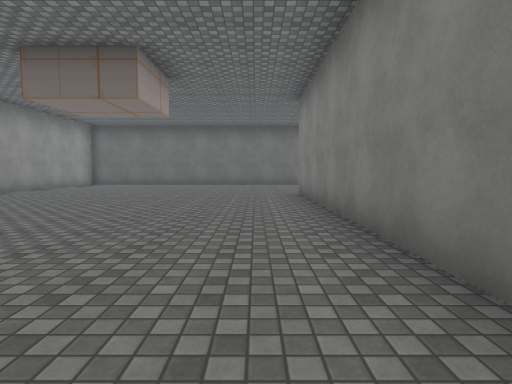
[1] (above)

17 first-person views from a walk through a 3-D level made in the Unity game engine. The camera is 1.3 m above the floor, tilts 4° down and sees 80° across. The floor is counted in squares, 2 m on a side. Each view is taken from the middle of a square. On the plan, view 1 faces up. The plan holds only what a view shows up to about 10 squares ahead; the rest is blank. The place goes on beyond the plan. The player character is not drawn. Some surface patterns are stand-ins.

[2]
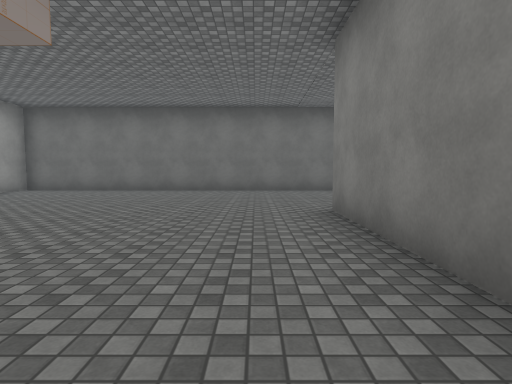

[3]
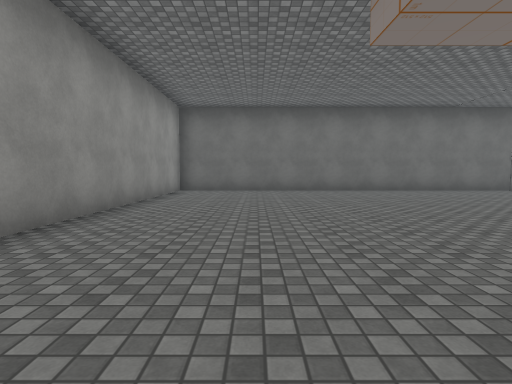

[4]
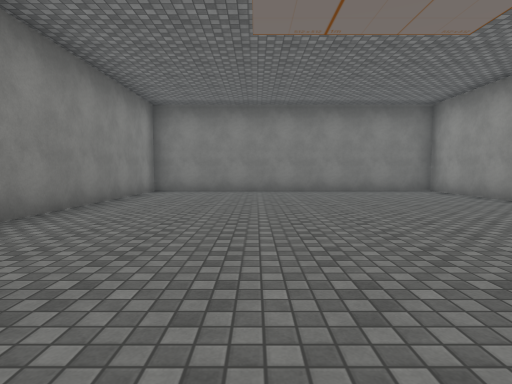

[5]
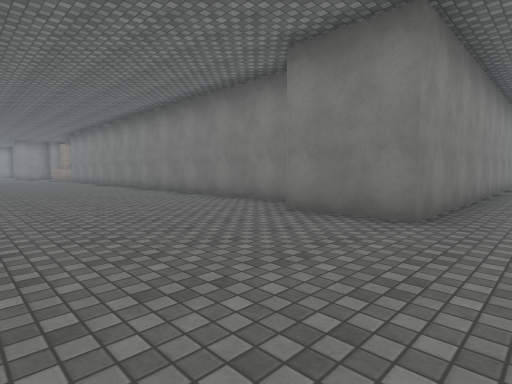

[6]
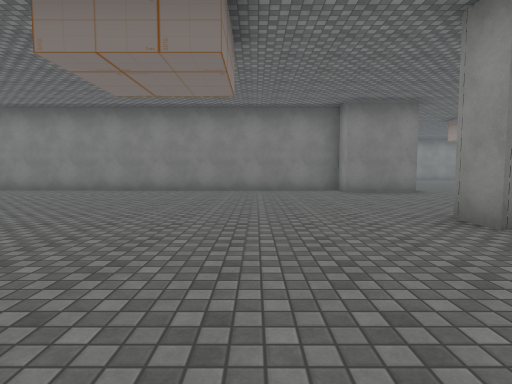

[7]
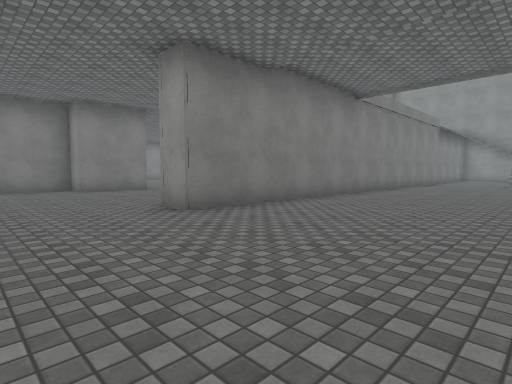

[8]
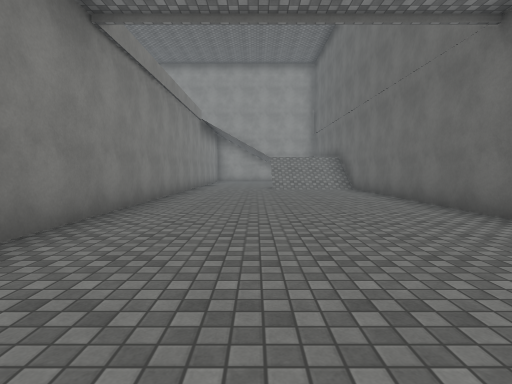

[9]
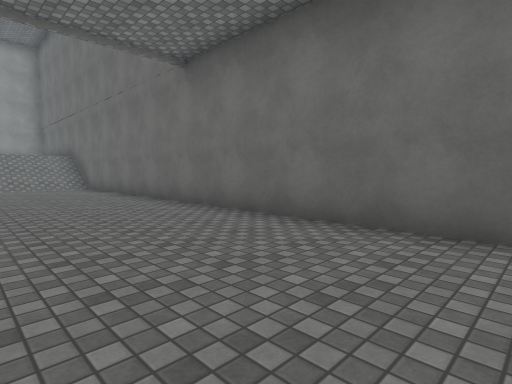

[10]
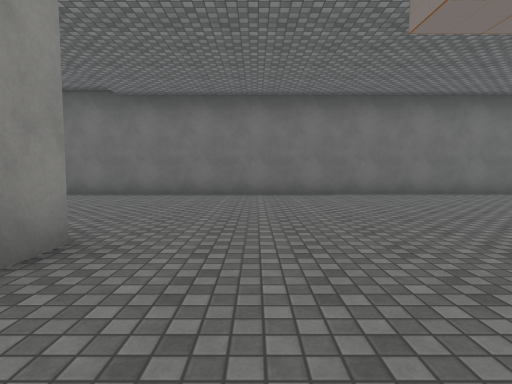

[11]
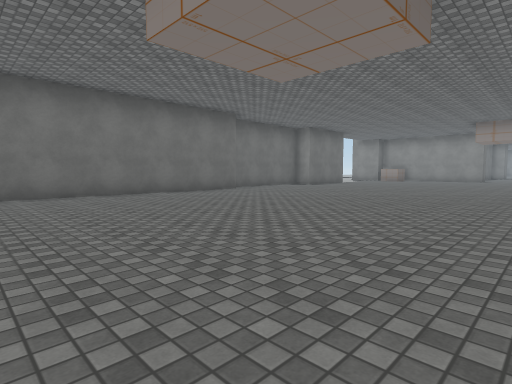

[12]
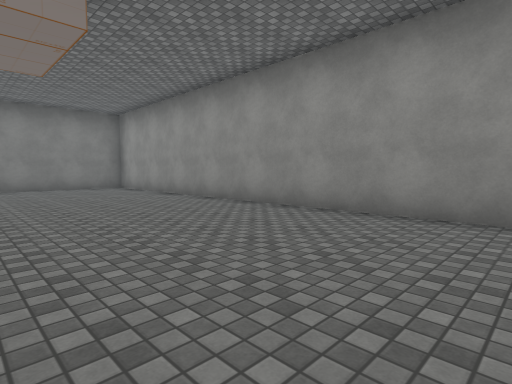

[13]
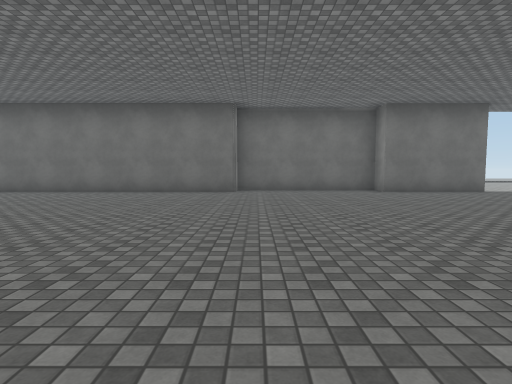

[14]
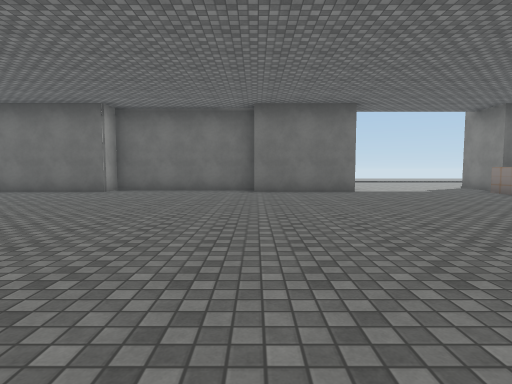

[15]
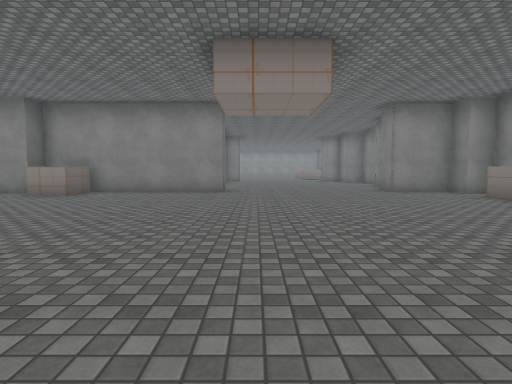

[16]
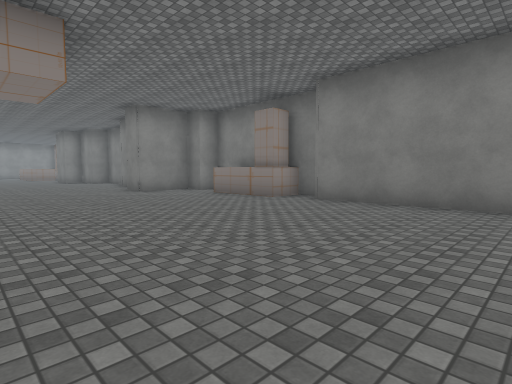

[17]
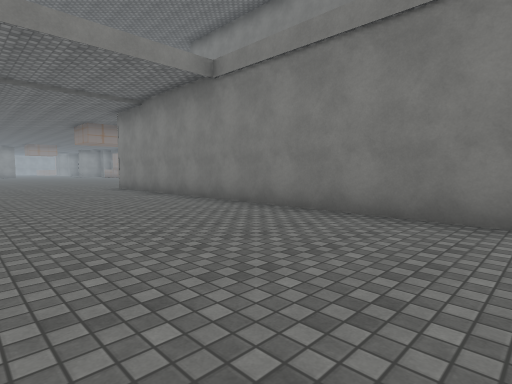

### Floor plan
Points are (right, up) in squares from view 1. A wall is a line through its corners. A room is listed if a view was taken in it or the views show most of it. See-through windows are left out.
Room 1 (views 1, 2, 3, 4, 5, 6, 7, 8, 9, 10, 11, 12, 13, 14, 15, 16, 17)
walls: (16.4, 8.1) (20.1, 8.1); (12.4, 21) (12.4, 20.4) (-8, 20.4); (20.4, 7.3) (24.6, 7.3) (24.6, 8); (21, 8.4) (21.5, 8.4); (20.1, 20.3) (17, 20.4) (17, 21); (22.4, 8.4) (23.5, 8.4); (-7.9, 14.7) (3.3, 14.7) (3.3, 13.9) (-7.5, 14) (-7.5, -1.6) (1.2, -1.7) (1.2, 9) (3.3, 9) (3.3, 8.1) (14.4, 8.1); (25.3, 8) (25.3, 9.9) (26.1, 9.9); (25.9, 15) (25.3, 15) (25.3, 18.5); (24.6, 20.4) (24.6, 21.3)
objects: other object (22, 8); other object (24, 19) to (25, 20)

Where each view was taken, in squares from view 1:
view 1: 0 up, 0 right, facing up
view 2: 4 up, 0 right, facing up
view 3: 4 up, 5 left, facing up
view 4: 8 up, 2 left, facing down
view 5: 13 up, 0 right, facing down-right
view 6: 18 up, 6 right, facing down
view 7: 19 up, 6 right, facing down-left
view 8: 17 up, 2 right, facing left
view 9: 17 up, 3 right, facing up-left
view 10: 12 up, 5 right, facing up
view 11: 12 up, 5 right, facing up-right
view 12: 10 up, 3 left, facing down-left
view 13: 11 up, 13 right, facing up
view 14: 11 up, 17 right, facing up
view 15: 14 up, 16 right, facing right
view 16: 14 up, 16 right, facing down-right
view 17: 19 up, 8 left, facing down-right
